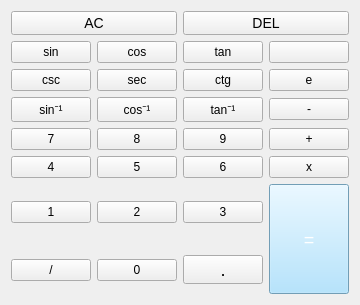
               <widget class="QWidget" name="trigo">
                <attribute name="icon">
                 <iconset resource="res.qrc">
                  <normaloff>:/Icons/sprites/icons/trigonometry.png</normaloff>:/Icons/sprites/icons/trigonometry.png</iconset>
                </attribute>
                <attribute name="title">
                 <string>Trigonometry</string>
                </attribute>
                <layout class="QGridLayout" name="gridLayout_3">
                 <item row="5" column="0">
                  <widget class="QPushButton" name="four_3">
                   <property name="cursor">
                    <cursorShape>PointingHandCursor</cursorShape>
                   </property>
                   <property name="text">
                    <string>4</string>
                   </property>
                  </widget>
                 </item>
                 <item row="2" column="0">
                  <widget class="QPushButton" name="csc_btn">
                   <property name="cursor">
                    <cursorShape>PointingHandCursor</cursorShape>
                   </property>
                   <property name="text">
                    <string>csc</string>
                   </property>
                  </widget>
                 </item>
                 <item row="1" column="3">
                  <widget class="QPushButton" name="pi_2">
                   <property name="cursor">
                    <cursorShape>PointingHandCursor</cursorShape>
                   </property>
                   <property name="text">
                    <string/>
                   </property>
                   <property name="icon">
                    <iconset resource="res.qrc">
                     <normaloff>:/Icons/sprites/icons/pi.png</normaloff>:/Icons/sprites/icons/pi.png</iconset>
                   </property>
                   <property name="iconSize">
                    <size>
                     <width>14</width>
                     <height>14</height>
                    </size>
                   </property>
                  </widget>
                 </item>
                 <item row="2" column="3">
                  <widget class="QPushButton" name="euler_2">
                   <property name="cursor">
                    <cursorShape>PointingHandCursor</cursorShape>
                   </property>
                   <property name="text">
                    <string>e</string>
                   </property>
                  </widget>
                 </item>
                 <item row="6" column="1">
                  <widget class="QPushButton" name="two_3">
                   <property name="cursor">
                    <cursorShape>PointingHandCursor</cursorShape>
                   </property>
                   <property name="text">
                    <string>2</string>
                   </property>
                  </widget>
                 </item>
                 <item row="2" column="2">
                  <widget class="QPushButton" name="ctg_btn">
                   <property name="cursor">
                    <cursorShape>PointingHandCursor</cursorShape>
                   </property>
                   <property name="text">
                    <string>ctg</string>
                   </property>
                  </widget>
                 </item>
                 <item row="4" column="2">
                  <widget class="QPushButton" name="nine_3">
                   <property name="cursor">
                    <cursorShape>PointingHandCursor</cursorShape>
                   </property>
                   <property name="text">
                    <string>9</string>
                   </property>
                  </widget>
                 </item>
                 <item row="1" column="0">
                  <widget class="QPushButton" name="sin_btn">
                   <property name="cursor">
                    <cursorShape>PointingHandCursor</cursorShape>
                   </property>
                   <property name="text">
                    <string>sin</string>
                   </property>
                  </widget>
                 </item>
                 <item row="6" column="0">
                  <widget class="QPushButton" name="one_3">
                   <property name="cursor">
                    <cursorShape>PointingHandCursor</cursorShape>
                   </property>
                   <property name="text">
                    <string>1</string>
                   </property>
                  </widget>
                 </item>
                 <item row="5" column="2">
                  <widget class="QPushButton" name="six_3">
                   <property name="cursor">
                    <cursorShape>PointingHandCursor</cursorShape>
                   </property>
                   <property name="text">
                    <string>6</string>
                   </property>
                  </widget>
                 </item>
                 <item row="1" column="1">
                  <widget class="QPushButton" name="cos_btn">
                   <property name="cursor">
                    <cursorShape>PointingHandCursor</cursorShape>
                   </property>
                   <property name="text">
                    <string>cos</string>
                   </property>
                  </widget>
                 </item>
                 <item row="2" column="1">
                  <widget class="QPushButton" name="sec_btn">
                   <property name="cursor">
                    <cursorShape>PointingHandCursor</cursorShape>
                   </property>
                   <property name="text">
                    <string>sec</string>
                   </property>
                  </widget>
                 </item>
                 <item row="7" column="2">
                  <widget class="QPushButton" name="dot_3">
                   <property name="cursor">
                    <cursorShape>PointingHandCursor</cursorShape>
                   </property>
                   <property name="styleSheet">
                    <string notr="true">font-size: 18px;</string>
                   </property>
                   <property name="text">
                    <string>.</string>
                   </property>
                  </widget>
                 </item>
                 <item row="1" column="2">
                  <widget class="QPushButton" name="tan_btn">
                   <property name="cursor">
                    <cursorShape>PointingHandCursor</cursorShape>
                   </property>
                   <property name="text">
                    <string>tan</string>
                   </property>
                  </widget>
                 </item>
                 <item row="5" column="1">
                  <widget class="QPushButton" name="five_3">
                   <property name="cursor">
                    <cursorShape>PointingHandCursor</cursorShape>
                   </property>
                   <property name="text">
                    <string>5</string>
                   </property>
                  </widget>
                 </item>
                 <item row="7" column="1">
                  <widget class="QPushButton" name="zero_3">
                   <property name="cursor">
                    <cursorShape>PointingHandCursor</cursorShape>
                   </property>
                   <property name="text">
                    <string>0</string>
                   </property>
                  </widget>
                 </item>
                 <item row="4" column="1">
                  <widget class="QPushButton" name="eight_3">
                   <property name="cursor">
                    <cursorShape>PointingHandCursor</cursorShape>
                   </property>
                   <property name="text">
                    <string>8</string>
                   </property>
                  </widget>
                 </item>
                 <item row="4" column="0">
                  <widget class="QPushButton" name="seven_3">
                   <property name="cursor">
                    <cursorShape>PointingHandCursor</cursorShape>
                   </property>
                   <property name="text">
                    <string>7</string>
                   </property>
                  </widget>
                 </item>
                 <item row="6" column="2">
                  <widget class="QPushButton" name="three_3">
                   <property name="cursor">
                    <cursorShape>PointingHandCursor</cursorShape>
                   </property>
                   <property name="text">
                    <string>3</string>
                   </property>
                  </widget>
                 </item>
                 <item row="0" column="2" colspan="2">
                  <widget class="QPushButton" name="back_btn_3">
                   <property name="cursor">
                    <cursorShape>PointingHandCursor</cursorShape>
                   </property>
                   <property name="styleSheet">
                    <string notr="true">font-size: 14px;</string>
                   </property>
                   <property name="text">
                    <string>DEL</string>
                   </property>
                   <property name="icon">
                    <iconset resource="res.qrc">
                     <normaloff>:/Icons/sprites/icons/hand.png</normaloff>:/Icons/sprites/icons/hand.png</iconset>
                   </property>
                  </widget>
                 </item>
                 <item row="0" column="0" colspan="2">
                  <widget class="QPushButton" name="C_btn_3">
                   <property name="cursor">
                    <cursorShape>PointingHandCursor</cursorShape>
                   </property>
                   <property name="styleSheet">
                    <string notr="true">font-size: 14px;</string>
                   </property>
                   <property name="text">
                    <string>AC</string>
                   </property>
                   <property name="icon">
                    <iconset resource="res.qrc">
                     <normaloff>:/Icons/sprites/icons/clear.png</normaloff>:/Icons/sprites/icons/clear.png</iconset>
                   </property>
                   <property name="iconSize">
                    <size>
                     <width>18</width>
                     <height>18</height>
                    </size>
                   </property>
                  </widget>
                 </item>
                 <item row="3" column="0">
                  <widget class="QPushButton" name="arcsin">
                   <property name="cursor">
                    <cursorShape>PointingHandCursor</cursorShape>
                   </property>
                   <property name="text">
                    <string>sin⁻¹</string>
                   </property>
                  </widget>
                 </item>
                 <item row="3" column="1">
                  <widget class="QPushButton" name="arcos">
                   <property name="cursor">
                    <cursorShape>PointingHandCursor</cursorShape>
                   </property>
                   <property name="text">
                    <string>cos⁻¹</string>
                   </property>
                  </widget>
                 </item>
                 <item row="3" column="2">
                  <widget class="QPushButton" name="arctan">
                   <property name="cursor">
                    <cursorShape>PointingHandCursor</cursorShape>
                   </property>
                   <property name="text">
                    <string>tan⁻¹</string>
                   </property>
                  </widget>
                 </item>
                 <item row="5" column="3">
                  <widget class="QPushButton" name="multiply_btn_3">
                   <property name="cursor">
                    <cursorShape>PointingHandCursor</cursorShape>
                   </property>
                   <property name="text">
                    <string>x</string>
                   </property>
                  </widget>
                 </item>
                 <item row="7" column="0">
                  <widget class="QPushButton" name="div_btn_3">
                   <property name="cursor">
                    <cursorShape>PointingHandCursor</cursorShape>
                   </property>
                   <property name="text">
                    <string>/</string>
                   </property>
                  </widget>
                 </item>
                 <item row="3" column="3">
                  <widget class="QPushButton" name="minus_btn2">
                   <property name="cursor">
                    <cursorShape>PointingHandCursor</cursorShape>
                   </property>
                   <property name="text">
                    <string>-</string>
                   </property>
                  </widget>
                 </item>
                 <item row="4" column="3">
                  <widget class="QPushButton" name="plus_btn_2">
                   <property name="cursor">
                    <cursorShape>PointingHandCursor</cursorShape>
                   </property>
                   <property name="text">
                    <string>+</string>
                   </property>
                  </widget>
                 </item>
                 <item row="6" column="3" rowspan="2">
                  <widget class="QPushButton" name="result_3">
                   <property name="minimumSize">
                    <size>
                     <width>0</width>
                     <height>110</height>
                    </size>
                   </property>
                   <property name="cursor">
                    <cursorShape>PointingHandCursor</cursorShape>
                   </property>
                   <property name="styleSheet">
                    <string notr="true">#result_3{
background-color: #9fddff;
color: white;
font-size: 18px;
}
#result_3:hover{
background-color: #85cbf8
}
</string>
                   </property>
                   <property name="text">
                    <string>=</string>
                   </property>
                  </widget>
                 </item>
                </layout>
               </widget>
